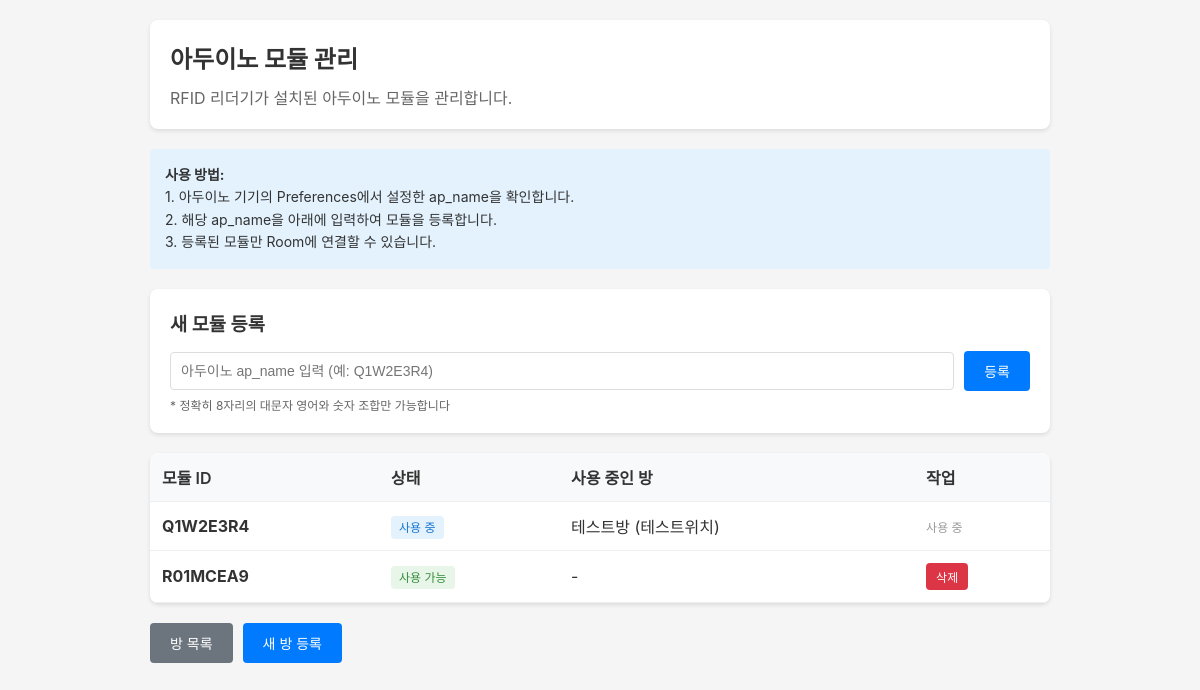
The page /RFID/module_list/ (signed in) on the database its author committed.
### RFID/models.py (models this page shows, shortened)
class ModuleInfo(models.Model):
    device_id = models.CharField(
        max_length = 10,
        verbose_name="모듈 고유 코드",
        help_text = "아두이노 내부 Preferences->ap_name"
    )
    class Meta:
        db_table = 'module_info'
        verbose_name = "아두이노 정보 저장"
        verbose_name_plural = "ModuleInfo : 아두이노 디바이스 정보"

class Room(models.Model):
    name = models.CharField(
        max_length=100,
        verbose_name="방 이름",
        help_text="예: 회의실A, 서버실, 사무실"
    )
    location = models.CharField(
        max_length=150,
        verbose_name="방 위치",
        help_text="예: 3층 동쪽, GPS좌표, 상세 주소"
    )
    required_level = models.IntegerField(
        verbose_name="필요 보안 등급",
        validators=[MinValueValidator(0), MaxValueValidator(5)],
        help_text="0=최고 권한, 5=최저 권한"
    )
    device_id = models.CharField(
        max_length=20,
        unique=True,
        verbose_name="아두이노 기기 ID",
        help_text="각 아두이노 기기의 고유 식별자"
    )
    is_enabled = models.BooleanField(
        default=True,
        verbose_name="방 사용 가능 여부",
        help_text="False시 모든 출입 차단"
    )
    door_status = models.BooleanField(
        default=False,
        verbose_name="현재 문 상태",
        help_text="True=열림, False=닫힘"
    )
    last_door_change = models.DateTimeField(
        null=True,
        blank=True,
        verbose_name="마지막 문 상태 변경 시간"
    )
    created_at = models.DateTimeField(
        auto_now_add=True,
        verbose_name="등록일시"
    )
    class Meta:
        db_table = 'room_info'
        verbose_name = "방 정보"
        verbose_name_plural = "ROOM : 방 정보 목록"
        indexes = [
            models.Index(fields=['device_id']),
            models.Index(fields=['required_level']),
        ]

### RFID/views_room.py (the view, shortened to what this page needs)
# urls.py: path('module_list/', views_room.module_list, name='module_list'),
@login_required
def module_list(request):
    if not request.user.is_superuser:
        return HttpResponse("접근 권한이 없습니다.", status=403)
    modules = ModuleInfo.objects.all()
    for module in modules:
        module.room = Room.objects.filter(device_id=module.device_id).first()
    context = {
        'modules': modules,
    }
    return render(request, 'module_list.html', context)

### RFID/templates/module_list.html (shortened to what this page needs)
<!DOCTYPE html>
<html lang="ko">
<head>
</head>
<body>
    <div class="container">
        <div class="header">
            <h1>아두이노 모듈 관리</h1>
            <p style="color: #666; margin-top: 5px;">RFID 리더기가 설치된 아두이노 모듈을 관리합니다.</p>
        </div>
        <div class="info-text">
            <strong>사용 방법:</strong><br>
            1. 아두이노 기기의 Preferences에서 설정한 ap_name을 확인합니다.<br>
            2. 해당 ap_name을 아래에 입력하여 모듈을 등록합니다.<br>
            3. 등록된 모듈만 Room에 연결할 수 있습니다.
        </div>
        <form method="post" class="add-form">
            <h3 style="margin-bottom: 15px;">새 모듈 등록</h3>
            <div class="form-inline">
                <input type="text"
                       name="device_id"
                       id="device_id"
                       placeholder="아두이노 ap_name 입력 (예: Q1W2E3R4)"
                       pattern="[A-Z0-9]{8}"
                       maxlength="8"
                       title="8자리 대문자 영어와 숫자만 입력 가능합니다"
                       required>
                <button type="submit" class="btn btn-primary">등록</button>
            </div>
            <div style="margin-top: 5px; font-size: 12px; color: #666;">
                * 정확히 8자리의 대문자 영어와 숫자 조합만 가능합니다
            </div>
        </form>
        <div class="module-table">
            <table>
                <thead>
                    <tr>
                        <th>모듈 ID</th>
                        <th>상태</th>
                        <th>사용 중인 방</th>
                        <th>작업</th>
                    </tr>
                </thead>
                <tbody>
                    {% for module in modules %}
                    <tr>
                        <td><strong>{{ module.device_id }}</strong></td>
                        <td>
                            {% if module.room %}
                                <span class="status-used">사용 중</span>
                            {% else %}
                                <span class="status-available">사용 가능</span>
                            {% endif %}
                        </td>
                        <td>
                            {% if module.room %}
                                {{ module.room.name }} ({{ module.room.location }})
                            {% else %}
                                -
                            {% endif %}
                        </td>
                        <td>
                            {% if not module.room %}
                                <a href="?delete={{ module.id }}" class="btn btn-danger"
                                   onclick="return confirm('정말 삭제하시겠습니까?')">삭제</a>
                            {% else %}
                                <span style="color: #999; font-size: 12px;">사용 중</span>
                            {% endif %}
                        </td>
                    </tr>
                    {% endfor %}
                </tbody>
            </table>
        </div>
        <div class="nav-links">
            <a href="/RFID/room_list/" class="btn btn-secondary">방 목록</a>
            <a href="/RFID/room_add/" class="btn btn-primary">새 방 등록</a>
        </div>
    </div>
</body>
</html>

### RFID/templates/module_list.html (style rules this page uses)
* { margin: 0; padding: 0; box-sizing: border-box; }
body { font-family: -apple-system, BlinkMacSystemFont, 'Segoe UI', sans-serif; background: #f5f5f5; color: #333; padding: 20px; }
.container { max-width: 900px; margin: 0 auto; }
.header { background: white; padding: 20px; border-radius: 8px; box-shadow: 0 2px 4px rgba(0,0,0,0.1); margin-bottom: 20px; }
h1 { font-size: 24px; margin-bottom: 10px; }
.add-form { background: white; padding: 20px; border-radius: 8px; box-shadow: 0 2px 4px rgba(0,0,0,0.1); margin-bottom: 20px; }
.form-inline { display: flex; gap: 10px; align-items: center; }
input[type="text"] { flex: 1; padding: 10px; border: 1px solid #ddd; border-radius: 4px; font-size: 14px; }
.btn { padding: 10px 20px; border: none; border-radius: 4px; cursor: pointer; font-size: 14px; text-decoration: none; display: inline-block; }
.btn-primary { background: #007bff; color: white; }
.btn-danger { background: #dc3545; color: white; font-size: 12px; padding: 5px 10px; }
.btn-secondary { background: #6c757d; color: white; }
.module-table { background: white; border-radius: 8px; box-shadow: 0 2px 4px rgba(0,0,0,0.1); overflow: hidden; }
table { width: 100%; border-collapse: collapse; }
th, td { padding: 12px; text-align: left; border-bottom: 1px solid #eee; }
th { background: #f8f9fa; font-weight: 600; }
.status-used { background: #e3f2fd; color: #1976d2; padding: 4px 8px; border-radius: 4px; font-size: 12px; }
.status-available { background: #e8f5e9; color: #388e3c; padding: 4px 8px; border-radius: 4px; font-size: 12px; }
.info-text { background: #e3f2fd; padding: 15px; border-radius: 4px; margin-bottom: 20px; font-size: 14px; line-height: 1.6; }
.nav-links { margin-top: 20px; display: flex; gap: 10px; }

### rows shown on the page
ModuleInfo: device_id "Q1W2E3R4", shows "사용 중", room.name "테스트방", room.location "테스트위치"
ModuleInfo: device_id "R01MCEA9", shows "사용 가능"
